Frame 1 (no input): blank canvas, image omitted
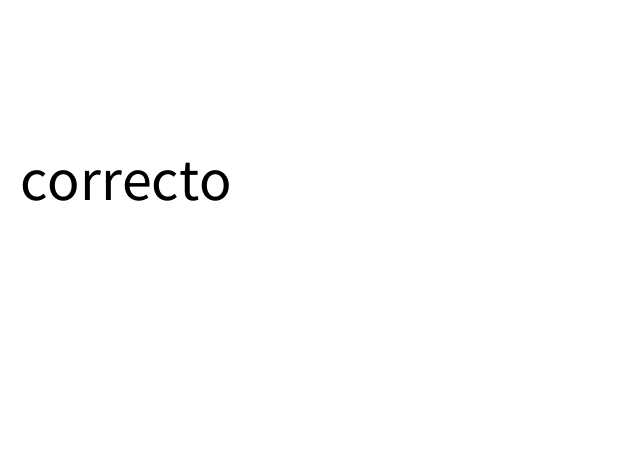
Frame 60 (the mouse pressed at the canvas centre just before this capture)
Frame 120 (the mouse held since frame 60 and released just before this capture): identical to frame 60, image omitted

The Processing sketch that drew this single still picture (run headless with seeded random() and noise(); from frame 60 on, the mouse is pressed at the canvas centre):

// Processing sketch: Trivia_matematica
// ── Trivia_matematica.pde



class historial{
  
  
}

class gene{
 int  etapa=1,progreso=1; 
  float a,b,res;  


}
//declaracion global
gene general = new gene();


//declaracion de funciones






void setup(){
 size(640,460);
  frameRate(60);
    
  background(255,255,255);
  
  
}



void draw(){
   
  
  int contes;  
   textSize(60);
  fill(0); 
  
  
  
  switch(general.etapa){
   
  case 1:
  
  pregunta();
 
  
  break;
  
  case 2:
  
  contes=0;
  
  Respuesta(contes);
  
  break;
  
  
  case 3:
  
  espera();
  
  break;
  
  default:
  
  break;
  }
  
}

void pregunta(){
   
  
  
  switch(general.progreso){
  case 1:
  
  general.a=int(random(1));
    
  general.b=int(random(1));
  
  general.res=general.a+general.b;
  
  
  
  break;
  case 2:
  
  general.a=int(random(2));
    
  general.b=int(random(1));
  
  general.res=general.a-general.b;
  
  break;
  

  }
 
  general.etapa=2;
  
}


void Respuesta(int contes){
 
    
  if(general.res==contes){
    
    text("correcto",20,200);
    if(general.progreso==2){
    text("correcto",20,230);
    }
    general.etapa=3;
    
  }
  
  
  
  
}



void espera(){
   
  int z=0;
  
  do{
    
    
  }
  while(z==1);
 general.etapa=1;
  general.progreso=general.progreso+1;
}
